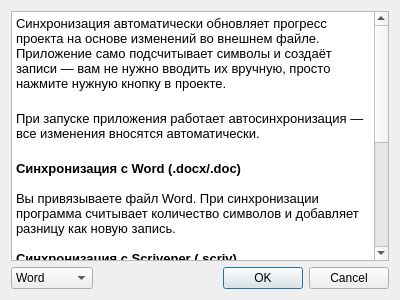
<?xml version="1.0" encoding="UTF-8"?>
<ui version="4.0">
 <class>sych_window</class>
 <widget class="QDialog" name="sych_window">
  <property name="geometry">
   <rect>
    <x>0</x>
    <y>0</y>
    <width>400</width>
    <height>300</height>
   </rect>
  </property>
  <property name="font">
   <font>
    <family>Arial</family>
   </font>
  </property>
  <property name="windowTitle">
   <string>Cинхронизация</string>
  </property>
  <layout class="QGridLayout" name="gridLayout">
   <item row="1" column="2">
    <widget class="QDialogButtonBox" name="buttonBox">
     <property name="sizePolicy">
      <sizepolicy hsizetype="Maximum" vsizetype="Fixed">
       <horstretch>0</horstretch>
       <verstretch>0</verstretch>
      </sizepolicy>
     </property>
     <property name="orientation">
      <enum>Qt::Orientation::Horizontal</enum>
     </property>
     <property name="standardButtons">
      <set>QDialogButtonBox::StandardButton::Cancel|QDialogButtonBox::StandardButton::Ok</set>
     </property>
    </widget>
   </item>
   <item row="1" column="0">
    <widget class="QComboBox" name="type_of_sych_cb">
     <property name="sizePolicy">
      <sizepolicy hsizetype="Maximum" vsizetype="Fixed">
       <horstretch>0</horstretch>
       <verstretch>0</verstretch>
      </sizepolicy>
     </property>
     <item>
      <property name="text">
       <string>Word</string>
      </property>
     </item>
     <item>
      <property name="text">
       <string>Scrivener</string>
      </property>
     </item>
    </widget>
   </item>
   <item row="1" column="1">
    <spacer name="horizontalSpacer">
     <property name="orientation">
      <enum>Qt::Orientation::Horizontal</enum>
     </property>
     <property name="sizeHint" stdset="0">
      <size>
       <width>40</width>
       <height>20</height>
      </size>
     </property>
    </spacer>
   </item>
   <item row="0" column="0" colspan="3">
    <widget class="QTextBrowser" name="textBrowser">
     <property name="font">
      <font>
       <family>Arial</family>
       <pointsize>13</pointsize>
      </font>
     </property>
     <property name="html">
      <string>&lt;!DOCTYPE HTML PUBLIC &quot;-//W3C//DTD HTML 4.0//EN&quot; &quot;http://www.w3.org/TR/REC-html40/strict.dtd&quot;&gt;
&lt;html&gt;&lt;head&gt;&lt;meta name=&quot;qrichtext&quot; content=&quot;1&quot; /&gt;&lt;meta charset=&quot;utf-8&quot; /&gt;&lt;style type=&quot;text/css&quot;&gt;
p, li { white-space: pre-wrap; }
hr { height: 1px; border-width: 0; }
li.unchecked::marker { content: &quot;\2610&quot;; }
li.checked::marker { content: &quot;\2612&quot;; }
&lt;/style&gt;&lt;/head&gt;&lt;body style=&quot; font-family:'Arial'; font-size:13pt; font-weight:400; font-style:normal;&quot;&gt;
&lt;p style=&quot; margin-top:0px; margin-bottom:0px; margin-left:0px; margin-right:0px; -qt-block-indent:0; text-indent:0px;&quot;&gt;&lt;span style=&quot; font-family:'Helvetica Neue'; font-size:13px;&quot;&gt;Синхронизация автоматически обновляет прогресс проекта на основе изменений во внешнем файле. Приложение само подсчитывает символы и создаёт записи — вам не нужно вводить их вручную, просто нажмите нужную кнопку в проекте. &lt;/span&gt;&lt;/p&gt;
&lt;p style=&quot;-qt-paragraph-type:empty; margin-top:0px; margin-bottom:0px; margin-left:0px; margin-right:0px; -qt-block-indent:0; text-indent:0px;&quot;&gt;&lt;br /&gt;&lt;/p&gt;
&lt;p style=&quot; margin-top:0px; margin-bottom:0px; margin-left:0px; margin-right:0px; -qt-block-indent:0; text-indent:0px;&quot;&gt;&lt;span style=&quot; font-family:'Helvetica Neue'; font-size:13px;&quot;&gt;При запуске приложения работает автосинхронизация — все изменения вносятся автоматически.&lt;/span&gt;&lt;/p&gt;
&lt;p style=&quot;-qt-paragraph-type:empty; margin-top:0px; margin-bottom:0px; margin-left:0px; margin-right:0px; -qt-block-indent:0; text-indent:0px;&quot;&gt;&lt;br /&gt;&lt;/p&gt;
&lt;p style=&quot; margin-top:0px; margin-bottom:0px; margin-left:0px; margin-right:0px; -qt-block-indent:0; text-indent:0px;&quot;&gt;&lt;span style=&quot; font-family:'Helvetica Neue'; font-size:13px; font-weight:700;&quot;&gt;Синхронизация с Word (.docx/.doc)&lt;/span&gt;&lt;/p&gt;
&lt;p style=&quot;-qt-paragraph-type:empty; margin-top:0px; margin-bottom:0px; margin-left:0px; margin-right:0px; -qt-block-indent:0; text-indent:0px; font-family:'Helvetica Neue'; font-size:13px;&quot;&gt;&lt;br /&gt;&lt;/p&gt;
&lt;p style=&quot; margin-top:0px; margin-bottom:0px; margin-left:0px; margin-right:0px; -qt-block-indent:0; text-indent:0px;&quot;&gt;&lt;span style=&quot; font-family:'Helvetica Neue'; font-size:13px;&quot;&gt;Вы привязываете файл Word. При синхронизации программа считывает количество символов и добавляет разницу как новую запись.&lt;/span&gt;&lt;/p&gt;
&lt;p style=&quot;-qt-paragraph-type:empty; margin-top:0px; margin-bottom:0px; margin-left:0px; margin-right:0px; -qt-block-indent:0; text-indent:0px; font-family:'Helvetica Neue'; font-size:13px;&quot;&gt;&lt;br /&gt;&lt;/p&gt;
&lt;p style=&quot; margin-top:0px; margin-bottom:0px; margin-left:0px; margin-right:0px; -qt-block-indent:0; text-indent:0px;&quot;&gt;&lt;span style=&quot; font-family:'Helvetica Neue'; font-size:13px; font-weight:700;&quot;&gt;Синхронизация с Scrivener (.scriv)&lt;/span&gt;&lt;/p&gt;
&lt;p style=&quot;-qt-paragraph-type:empty; margin-top:0px; margin-bottom:0px; margin-left:0px; margin-right:0px; -qt-block-indent:0; text-indent:0px;&quot;&gt;&lt;br /&gt;&lt;/p&gt;
&lt;p style=&quot; margin-top:0px; margin-bottom:0px; margin-left:0px; margin-right:0px; -qt-block-indent:0; text-indent:0px;&quot;&gt;&lt;span style=&quot; font-family:'Helvetica Neue'; font-size:13px;&quot;&gt;Вы выбираете проект Scrivener, затем конкретный документ (главу, сцену). Программа отслеживает изменения в этом документе и добавляет написанные символы.&lt;/span&gt;&lt;/p&gt;
&lt;p style=&quot;-qt-paragraph-type:empty; margin-top:0px; margin-bottom:0px; margin-left:0px; margin-right:0px; -qt-block-indent:0; text-indent:0px;&quot;&gt;&lt;br /&gt;&lt;/p&gt;
&lt;p style=&quot; margin-top:0px; margin-bottom:0px; margin-left:0px; margin-right:0px; -qt-block-indent:0; text-indent:0px;&quot;&gt;&lt;span style=&quot; font-family:'Helvetica Neue'; font-size:13px; font-weight:700;&quot;&gt;Как настроить:&lt;/span&gt;&lt;span style=&quot; font-family:'Helvetica Neue'; font-size:13px;&quot;&gt;&lt;br /&gt;&lt;/span&gt;&lt;/p&gt;
&lt;p style=&quot; margin-top:0px; margin-bottom:0px; margin-left:0px; margin-right:0px; -qt-block-indent:0; text-indent:0px;&quot;&gt;&lt;span style=&quot; font-family:'Helvetica Neue'; font-size:13px;&quot;&gt;1. Выберите в списке программу, с которой вы хотите сделать синхронизацию.&lt;/span&gt;&lt;/p&gt;
&lt;p style=&quot; margin-top:0px; margin-bottom:0px; margin-left:0px; margin-right:0px; -qt-block-indent:0; text-indent:0px;&quot;&gt;&lt;span style=&quot; font-family:'Helvetica Neue'; font-size:13px;&quot;&gt;2. Выберите файл Word или проект Scrivener&lt;/span&gt;&lt;/p&gt;
&lt;p style=&quot; margin-top:0px; margin-bottom:0px; margin-left:0px; margin-right:0px; -qt-block-indent:0; text-indent:0px;&quot;&gt;&lt;span style=&quot; font-family:'Helvetica Neue'; font-size:13px;&quot;&gt;3. При выборе проекта Scrivener появится окно для выбора элемеента проекта. Выберите элемент с текстом.&lt;/span&gt;&lt;/p&gt;&lt;/body&gt;&lt;/html&gt;</string>
     </property>
    </widget>
   </item>
  </layout>
 </widget>
 <resources/>
 <connections>
  <connection>
   <sender>buttonBox</sender>
   <signal>accepted()</signal>
   <receiver>sych_window</receiver>
   <slot>accept()</slot>
   <hints>
    <hint type="sourcelabel">
     <x>248</x>
     <y>254</y>
    </hint>
    <hint type="destinationlabel">
     <x>157</x>
     <y>274</y>
    </hint>
   </hints>
  </connection>
  <connection>
   <sender>buttonBox</sender>
   <signal>rejected()</signal>
   <receiver>sych_window</receiver>
   <slot>reject()</slot>
   <hints>
    <hint type="sourcelabel">
     <x>316</x>
     <y>260</y>
    </hint>
    <hint type="destinationlabel">
     <x>286</x>
     <y>274</y>
    </hint>
   </hints>
  </connection>
 </connections>
</ui>
